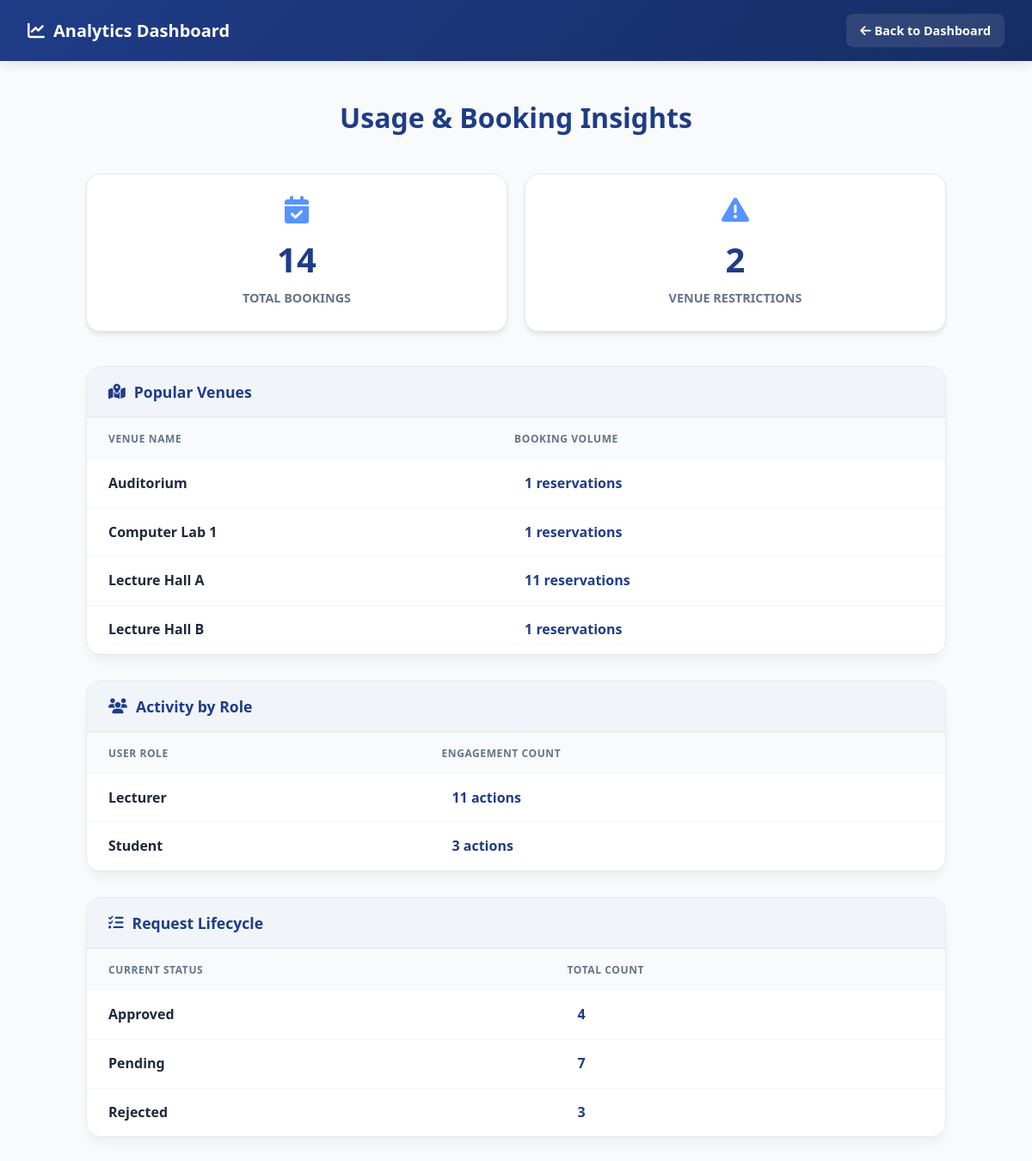
Page /admin/reports (signed in) on the committed database.
### tables this page shows
CREATE TABLE venue_bookings (
    id INTEGER PRIMARY KEY AUTOINCREMENT,
    title TEXT NOT NULL,
    date TEXT NOT NULL,
    start_time TEXT NOT NULL,
    end_time TEXT NOT NULL,
    location TEXT NOT NULL,
    booked_by TEXT NOT NULL,
    user_role TEXT NOT NULL
, status TEXT DEFAULT 'pending');

### app.py (the view)
@app.route('/admin/reports')
def admin_reports():
    if session.get('role') != 'admin':
        flash("Access denied", "danger")
        return redirect(url_for('dashboard'))
    total_bookings = query_db(
        ADMIN_DB,
        "SELECT COUNT(*) FROM venue_bookings",
        one=True
    )[0]
    bookings_by_venue = query_db(
        ADMIN_DB,
        """
        SELECT location, COUNT(*)
        FROM venue_bookings
        GROUP BY location
        """
    )
    bookings_by_role = query_db(
        ADMIN_DB,
        """
        SELECT user_role, COUNT(*)
        FROM venue_bookings
        GROUP BY user_role
        """
    )
    bookings_by_status = query_db(
        ADMIN_DB,
        """
        SELECT status, COUNT(*)
        FROM venue_bookings
        GROUP BY status
        """
    )
    total_unavailable = query_db(
        ADMIN_DB,
        "SELECT COUNT(*) FROM venue_unavailability",
        one=True
    )[0]
    return render_template(
        'reports.html',
        total_bookings=total_bookings,
        bookings_by_venue=bookings_by_venue,
        bookings_by_role=bookings_by_role,
        bookings_by_status=bookings_by_status,
        total_unavailable=total_unavailable
    )

### app.py (called while the page is built)
def query_db(db, query, args=(), one=False):
    conn = sqlite3.connect(db)
    conn.row_factory = sqlite3.Row
    cur = conn.cursor()
    cur.execute(query, args)
    conn.commit()
    result = cur.fetchall()
    conn.close()
    return result[0] if one and result else result

### templates/reports.html (shortened to what this page needs)
<!DOCTYPE html>
<html lang="en">
<head>
    <link rel="stylesheet" href="https://cdnjs.cloudflare.com/ajax/libs/font-awesome/6.4.0/css/all.min.css">
</head>
<body>
<div class="navbar">
    <h3><i class="fas fa-chart-line"></i> Analytics Dashboard</h3>
    <a href="{{ url_for('dashboard') }}"><i class="fas fa-arrow-left"></i> Back to Dashboard</a>
</div>
<div class="container">
    <div class="page-header">
        <h2>Usage & Booking Insights</h2>
    </div>
    <div class="metrics-grid">
        <div class="metric-card">
            <i class="fas fa-calendar-check"></i>
            <span class="metric-value">{{ total_bookings }}</span>
            <span class="metric-label">Total Bookings</span>
        </div>
        <div class="metric-card">
            <i class="fas fa-exclamation-triangle"></i>
            <span class="metric-value">{{ total_unavailable }}</span>
            <span class="metric-label">Venue Restrictions</span>
        </div>
    </div>
    <div class="report-section">
        <div class="report-header">
            <h3><i class="fas fa-map-marked-alt"></i> Popular Venues</h3>
        </div>
        <table>
            <thead>
                <tr>
                    <th>Venue Name</th>
                    <th>Booking Volume</th>
                </tr>
            </thead>
            <tbody>
                {% for v in bookings_by_venue %}
                <tr>
                    <td><strong>{{ v[0] }}</strong></td>
                    <td><span class="count-badge">{{ v[1] }} reservations</span></td>
                </tr>
                {% endfor %}
            </tbody>
        </table>
    </div>
    <div class="report-section">
        <div class="report-header">
            <h3><i class="fas fa-users"></i> Activity by Role</h3>
        </div>
        <table>
            <thead>
                <tr>
                    <th>User Role</th>
                    <th>Engagement Count</th>
                </tr>
            </thead>
            <tbody>
                {% for r in bookings_by_role %}
                <tr>
                    <td><strong>{{ r[0]|capitalize }}</strong></td>
                    <td><span class="count-badge">{{ r[1] }} actions</span></td>
                </tr>
                {% endfor %}
            </tbody>
        </table>
    </div>
    <div class="report-section">
        <div class="report-header">
            <h3><i class="fas fa-tasks"></i> Request Lifecycle</h3>
        </div>
        <table>
            <thead>
                <tr>
                    <th>Current Status</th>
                    <th>Total Count</th>
                </tr>
            </thead>
            <tbody>
                {% for s in bookings_by_status %}
                <tr>
                    <td><strong>{{ s[0]|capitalize }}</strong></td>
                    <td><span class="count-badge">{{ s[1] }}</span></td>
                </tr>
                {% endfor %}
            </tbody>
        </table>
    </div>
</div>
</body>
</html>

### templates/reports.html (style rules this page uses)
:root { --primary: #1f3c88; --secondary: #5893ff; --bg: #f8fafc; --text: #1e293b; --border: #e2e8f0; --white: #ffffff; }
body { font-family: 'Segoe UI', system-ui, sans-serif; background-color: var(--bg); color: var(--text); margin: 0; line-height: 1.6; }
.navbar { background: linear-gradient(135deg, var(--primary) 0%, #162d63 100%); color: white; padding: 1rem 2rem; display: flex; justify-content: space-between; align-items: center; box-shadow: 0 4px 12px rgba(0,0,0,0.1); position: sticky; top: 0; z-index: 1000; }
.navbar h3 { margin: 0; font-size: 1.25rem; display: flex; align-items: center; gap: 10px; }
.navbar a { color: white; text-decoration: none; font-weight: 600; font-size: 0.9rem; padding: 8px 16px; background: rgba(255,255,255,0.1); border-radius: 8px; transition: all 0.3s; }
.container { max-width: 1000px; margin: 40px auto; padding: 0 20px 60px; }
.page-header { text-align: center; margin-bottom: 40px; }
.page-header h2 { color: var(--primary); font-size: 2rem; margin: 0; }
.metrics-grid { display: grid; grid-template-columns: repeat(auto-fit, minmax(240px, 1fr)); gap: 20px; margin-bottom: 40px; }
.metric-card { background: var(--white); padding: 25px; border-radius: 16px; border: 1px solid var(--border); text-align: center; box-shadow: 0 4px 6px -1px rgba(0, 0, 0, 0.1); }
.metric-card i { font-size: 2rem; color: var(--secondary); margin-bottom: 10px; }
.metric-value { font-size: 2.5rem; font-weight: 800; color: var(--primary); display: block; }
.metric-label { font-size: 0.9rem; color: #64748b; font-weight: 600; text-transform: uppercase; }
.report-section { background: var(--white); border-radius: 16px; border: 1px solid var(--border); margin-bottom: 30px; overflow: hidden; box-shadow: 0 10px 15px -3px rgba(0, 0, 0, 0.05); }
.report-header { background: #f1f5f9; padding: 15px 25px; border-bottom: 1px solid var(--border); }
.report-header h3 { margin: 0; font-size: 1.1rem; color: var(--primary); display: flex; align-items: center; gap: 10px; }
table { width: 100%; border-collapse: collapse; }
th { text-align: left; padding: 15px 25px; background: #f8fafc; color: #64748b; font-size: 0.75rem; text-transform: uppercase; letter-spacing: 0.05em; }
td { padding: 15px 25px; border-bottom: 1px solid #f1f5f9; font-weight: 500; }
tr:last-child td { border-bottom: none; }
.count-badge { background: var(--primary-light); color: var(--primary); padding: 4px 12px; border-radius: 12px; font-weight: 700; }

### rows in the picture
venue_bookings: location "Auditorium", v "1"
venue_bookings: location "Computer Lab 1", v "1"
venue_bookings: location "Lecture Hall B", v "1"
venue_bookings: status "Approved", id "4"
venue_bookings: status "Pending", id "7"
venue_bookings: status "Rejected", id "3"

### other values in the picture
{{ total_bookings }} "14"
{{ total_unavailable }} "2"
{{ v[0] }} "Lecture Hall A"
{{ v[1] }} "11"
{{ r[0]|capitalize }} "Lecturer" "Student"
{{ r[1] }} "11" "3"
